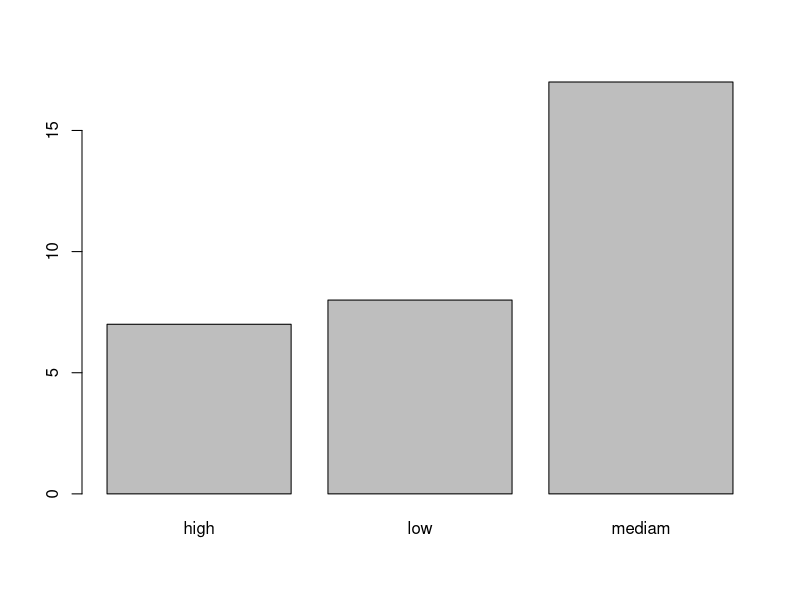
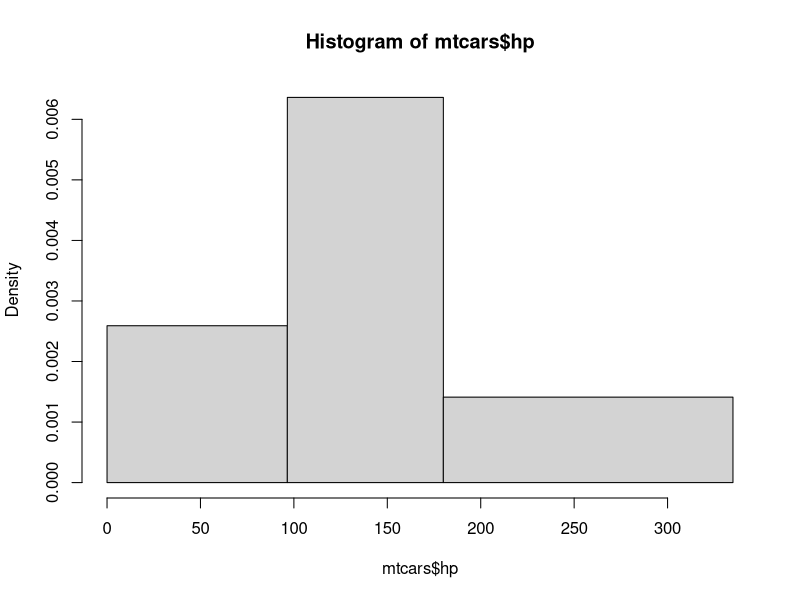
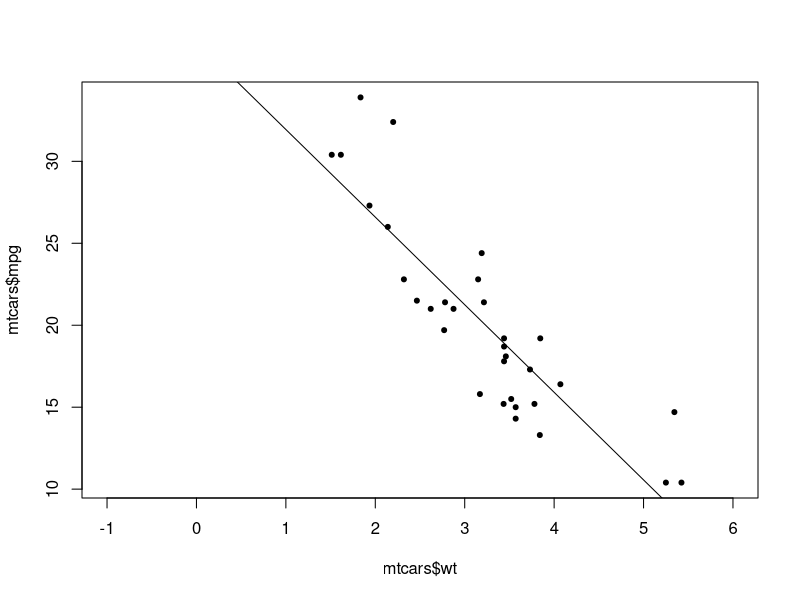

Source code (R) for these figures, in order:
###################################
###################################
########                   ########
########   Data Science 1  ########
########       Lab 6       ######## 
########  21st Nov. 2023    ########
########                   ########
###################################
###################################


# Welcome to lab number 6. Today we'll be learning a few more 
# R/general programming concepts before moving onto lecture examples

########################################
####    Boolean logic, continued    ####
########################################

# the main logic operators in R are as follows:
# the NOT operator, !, turns TRUE into FALSE and vice versa
!TRUE
!FALSE
# the AND operator, &, returns TRUE only if elements on both sides of the operator are TRUE
1==1 & 2==1
# the inclusive OR operator, |, returns TRUE if EITHER of the elements are TRUE
1==1 | 2==1

# there is no operator for exclusive OR, but there is a function, xor()
xor(1==1 , 2==2)

# 1.1 
# mtcars is a database of cars with several variables such as horsepower, weight, number of cylinders etc.
data(mtcars)
head(mtcars)



# Using indexing (square brackets) and the & operator, write a line of code
# that selects only the rows of mtcars with at least 6 cylinders (mtcars$cyl >= 6) and horsepower of at least 110 (mtcars$hp >= 110). Remember to include all the columns.

d2 <- mtcars[ mtcars$cyl >= 6 & mtcars$hp >= 110,   ]
d2$theNameOfTheNexCol <- 0

#creat a new categorical variable called 'powerful' that takes the value 'low' when th horsepower is in  the bottom quartile ,'midiam' when the horspower is in the middle 2 quartiles, and high when the hoerspower is in the top quartile

mtcars$powerful <- NA 
mtcars$powerful[mtcars$hp <= (quantile(mtcars$hp,0.25))]<- 'low'
mtcars$powerful[mtcars$hp >= (quantile(mtcars$hp,0.25))
                & mtcars$hp <= (quantile(mtcars$hp,0.75))]<- 'medium'
mtcars$powerful[mtcars$hp >= (quantile(mtcars$hp,0.75))]<- 'high'
 #select a col based on another col condition 
 newCol<- mtcars$hp[mtcars$powerful ==  'high' ]


mtcars$powerful<- cut(mtcars$hp , breaks = c(0,96.5,180, 100000), labels= c('low','mediam','high'))
mtcars$powerful<- cut(mtcars$hp , breaks = quantile(mtcars$hp,c(0,0.25,0.75,1)), labels= c('low','mediam','high'))

install.packages('tidyverse')
library(tidyverse)
data(mtcars)

mtcars %>% mutate(powerful = case_when(hp < 96.5 ~ 'low',
                                       hp >= 96.5 & hp <= 180 ~ 'mediam',
                                       hp >180 ~ 'high')) -> mtcars

mtcars <- mtcars[, colnames(mtcars)!= 'theNameOfTheNexCol']
barplot(table(mtcars$powerful))  # red 3 , green 7 , blue 10 , then it is give colore in x and number in y

mtcars$powerful<- factor(mtcars$powerful, levels = c('low','mediam','high'))
hist(mtcars$hp , breaks= c(0,96.5,180,335)) # [70, 77, 80,81,82, ...., 90,91,100 ] ghanjam3ohom f des intervalles, lihoma dok l breaks , x = intervles of breaks , y = kola intervalles ch7al fih man ra9m 

### 1.2
# Now select only those rows with either high efficiency (miles per gallon (mpg) of at least 25) or low weight (wt <= 2.5)



#############################
####    If statements    ####
#############################

# The if() function will execute everything after it, either on the same line or in {} brackets,
# only if there is a TRUE boolean statement within the parentheses
x <- 5
if(x > 3) print ('This statement is true')
if(x-4==1){
  new_object <- c('this','statement','is','also','true')
  print(new_object)
}

### 2.1
# Write a function called probe, that takes two arguments, n and w.
# The function should return a character vector of length n, consisting of 'Water' and 'Land', sampled with probability w. (so probability of sampling 'Water' is w)
# If the w argument is not numeric, or if it is not between 0 and 1, the function should return the following message:
# "Please input a probability between 0 and 1"

probe <- function(n,w) {
  if(w < 0 | w >1 | !is.numeric(w)) return("Please input a probability between 0 and 1")
 listWL <- replicate(n, sample(c("Water","Land"), 1, prob = c(w,1-w)))
 return(listWL)
}

probe <- function(n,w){
  if(w < 0 | w >1 | !is.numeric(w)){ return("Please input a probability between 0 and 1")}
else{ listWL <-  sample(c("Water","Land"), n, prob = c(w,1-w), replace = TRUE)
 return(listWL)
}}

probe(10,0.5)

# After the if statement we can put an else statement:
if(x-4>1){
  new_object <- c('this','statement','is','also','true')
  print(new_object)
}else{
  print('This is untrue')
}

# A simplified version of if()else is the following:
ifelse(x/2==7,print('Definitely true'),print('categorically false'))

##################################
####    Paste and strsplit    ####
##################################

# paste() and strsplit() can be used to join and separate
# character objects (strings), respectively. For example:

paste('Hello','world!', sep='_')
strsplit('Hello to you too. /My name is Ed.', split='/')

# You'll notice that strsplit returns a list. This allows us to vectorise the function:
strsplit(colnames(mtcars),split=' ')


#####################
####    Loops    ####
#####################

# Loops are algorithms that repeat a procedure over and over until they are instructed to stop.
# There are two main kinds:
# FOR loops iterate over a predetermined set (vector, list, etc)
fruits <- c('apple','banana', 'pineapple','mango','orange')
for(i in fruits){
  print(paste('My favourite fruit is',i,sep=': '))
}

useless_function <- function(n){
  for (i in 1:n){
    print(paste0(i,'. This number is: ', c('even','odd')[i%%2 +1]))
  }
}
useless_function(7)

### 4.1 
data(iris)

# Write a for loop that iterates over the column names of the iris dataset and print each together with the number of characters in the column name in parenthesis. Example output: Sepal.Length (12). To get the number of characters use the function nchar().

namesIris <- strsplit(colnames(iris),split=' ')

for(i in namesIris){print(paste0(i , " (",nchar(i), ")"))}

# Next, WHILE loops continue to loop until the boolean statment in the defining parentheses, e.g.
x <- 0
while(x<100){
  print(x)
  x <- x+sample(1:20,1)
}

### 4.2 How many numbers do you need in the sequence 1*2*3*4*5*... before the product exceeds 10 million?
# Use a while loop to get the answer

n<-1
i<-1
while(n< 1e8){
  n= n*i
  print(n)
  i<-i+1
}
i
###################################
####    Linear models intro    ####
###################################

# We can run an OLS linear model using lm()
# Inside the lm and other model functions we use formulas
# Formulas have the dependent variable on the left and the independent (predictor) variables on the right with a ~ in between
# Lets run a bivariate regression of car weight (in 1000 pounds/500 kg) on miles per gallon (1mpg = 1km/L)
model <- lm(mtcars$mpg ~ mtcars$wt)
summary(model)
### 5.1
# What does the Estimate for the (Intercept) number represent?
plot(mtcars$wt, mtcars$mpg, pch= 20, xlim= c(-1,6))
abline(model)
#It is the predection fuel efficiency of a car that weight 0 lbs


### 5.2
# What does the Estimate for the mtcars$wt number represent?

#it is the predicted change in fuel efficiency associated with a 1 unit change weight (10000lbs change in weight)

### 5.3 
# Is the relationship between these two variables positive or negative? Why do you think that might be?

#negative because the efficiency decrees while weight increes 

### 5.4 What is the predicted average efficiency in miles per gallon of a 4000 pound (2000kg) car?

37.2851+(-5.3445)*4
# Let's transform the independent variable:
mtcars$wt_centred <- mtcars$wt - mean(mtcars$wt)

### 5.5
# compare the mean and variance of the new variable with the untransformed variable. What do you notice?
mean(mtcars$wt)
sd(mtcars$wt)
mean(mtcars$wt_centred)# ~0
sd(mtcars$wt_centred) # ~1

### 5.6
# Run a new regression with new independent variable
# What do you notice about the estimates?
# What is the interpretation of the (Intercept) estimate in this regression?

model2 <- lm(mtcars$mpg ~ mtcars$wt_centred)
summary(model2)

#the slope stays the same but the intercept changes
#the new value of a the intercept represente the predicted fuel efficiency for a car of averge weight


### 5.7
# Run the following code:
y <- mtcars$mpg
x <- cbind(1,mtcars$wt)

# A couple of functions for you to know:
# t() returns the transpose of any matrix
# solve() returns the inverse of any (invertible) matrix
# %*% is matrix multiplication
# with that in mind try to code the following expression in R:
# (x'x)^(-1) * (x'y)
# where ' means the transpose
# Run the code you have written. What do you find?

xT <- solve( t(x) %*% x) %*% (t(x) %*% y)

# 37.285126
# -5.344472
